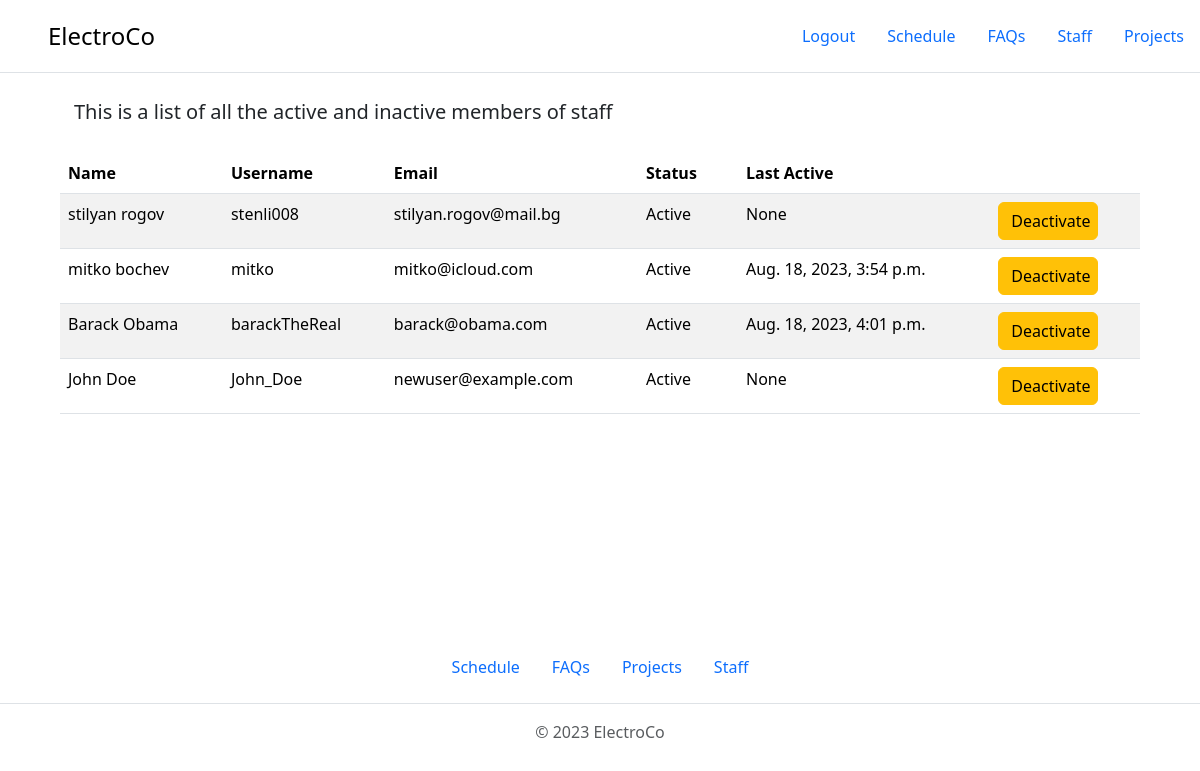
The page /staff/ (signed in) on the database its author committed.
### ProjectManagement/accounts/models.py (models this page shows, shortened)
class WorkerUser(AbstractUser):
    email = models.EmailField(blank=False, null=False)
    first_name = models.CharField(max_length=30, blank=False, null=False)
    last_name = models.CharField(max_length=30, blank=False, null=False)

### ProjectManagement/projects/views.py (the view)
# urls.py: path('staff/', views.projects_staff_page_view, name='project-staff-page'),
@user_passes_test(is_superuser)
def projects_staff_page_view(request):
    workers = WorkerUser.objects.all()
    context = {
        'workers': workers,
    }
    return render(request, 'projects/projects-staff-page.html', context)

### ProjectManagement/projects/views.py (called while the page is built)
def is_superuser(user):
    return user.is_superuser

### templates/projects/projects-staff-page.html (shortened to what this page needs)
{% extends 'base.html' %}
{% load static %}
{% block content %}
    <p class="lead" style="margin-left: 74px;">This is a list of all the active and inactive members of staff</p>
    <table class="table table-striped" style="margin: 10px auto;
                max-width: 90%;">
        <thead>
        <tr>
            <th scope="col">Name</th>
            <th scope="col">Username</th>
            <th scope="col">Email</th>
            <th scope="col" style="width: 100px;">Status</th>
            <th scope="col">Last Active</th>
            <th scope="col"></th>
        </tr>
        </thead>
        <tbody>
        {% for worker in workers %}
            {% if not worker.is_staff %}
                <tr>
                    <td>{{ worker.get_full_name }}</td>
                    <td>{{ worker.username }}</td>
                    <td>{{ worker.email }}</td>
                    <td style="max-width: 100px">
                    <span id="status-{{ worker.pk }}">
                        {% if worker.is_active %}
                            Active
                        {% else %}
                            Inactive
                        {% endif %}
                            </span>
                    </td>
                    <td>{{ worker.last_login }}</td>
                    <td>
                        <button data-pk="{{ worker.pk }}" type="button"
                                class="btn btn-warning toggle-worker-btn"
                                style="width: 100px">
                            {% if worker.is_active %}
                                Deactivate
                            {% else %}
                                Activate
                            {% endif %}
                        </button>
                    </td>
                </tr>
            {% endif %}
        {% endfor %}
        </tbody>
    </table>
{% endblock %}

### rows shown on the page
WorkerUser: get_full_name "stilyan rogov", username "stenli008", email "stilyan.rogov@mail.bg", is_active "Active", last_login "None"
WorkerUser: get_full_name "mitko bochev", username "mitko", email "mitko@icloud.com", is_active "Active", last_login "Aug. 18, 2023, 3:54 p.m."
WorkerUser: get_full_name "Barack Obama", username "barackTheReal", email "barack@obama.com", is_active "Active", last_login "Aug. 18, 2023, 4:01 p.m."
WorkerUser: get_full_name "John Doe", username "John_Doe", email "newuser@example.com", is_active "Active", last_login "None"
